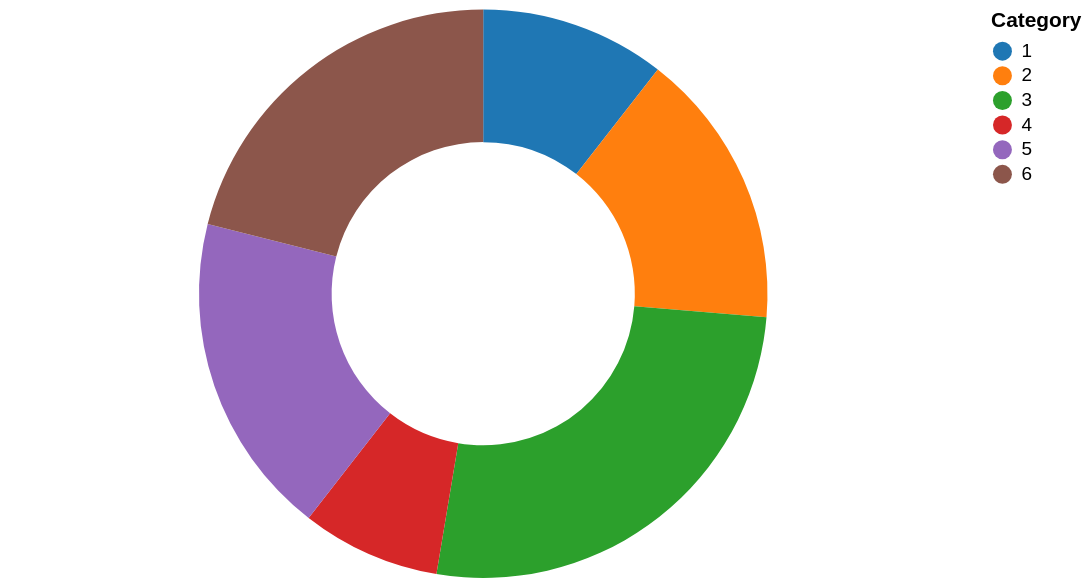

Describe this chart as a Vega-Lite specification.
### Vega-Lite specification from a JSON file in a GitHub repository (floating-point values rounded to 4 significant figures)
{"$schema": "https://vega.github.io/schema/vega-lite/v5.json", "mode": "vega-lite", "description": "A simple pie chart with embedded data.", "width": 500, "height": 300, "resolve": {"scale": {"color": "independent"}}, "data": {"values": [{"category": 1, "value": 4}, {"category": 2, "value": 6}, {"category": 3, "value": 10}, {"category": 4, "value": 3}, {"category": 5, "value": 7}, {"category": 6, "value": 8}]}, "layer": [{"mark": {"type": "arc", "innerRadius": 80, "cornerRadius": 0, "padAngle": 0, "outerRadius": 150, "tooltip": true}, "encoding": {"theta": {"field": "value", "type": "quantitative", "stack": true}, "color": {"field": "category", "type": "nominal", "scale": {"range": ["#1f77b4", "#ff7f0e", "#2ca02c", "#d62728", "#9467bd", "#8c564b", "#e377c2", "#7f7f7f", "#bcbd22", "#17becf"]}, "legend": {"title": "Category", "orient": "right", "symbolType": "circle", "fillColor": "#ffffff"}}}}], "view": {"stroke": null}}
